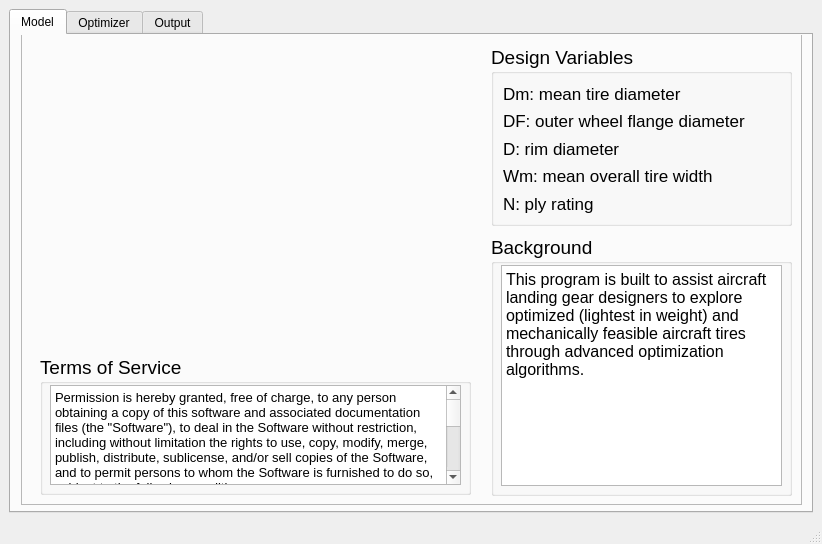
<?xml version="1.0" encoding="UTF-8"?>
<ui version="4.0">
 <class>MainWindow</class>
 <widget class="QMainWindow" name="MainWindow">
  <property name="geometry">
   <rect>
    <x>0</x>
    <y>0</y>
    <width>822</width>
    <height>544</height>
   </rect>
  </property>
  <property name="windowTitle">
   <string>MainWindow</string>
  </property>
  <widget class="QWidget" name="centralwidget">
   <layout class="QGridLayout" name="gridLayout">
    <item row="0" column="0">
     <widget class="QTabWidget" name="tabWidget">
      <property name="currentIndex">
       <number>0</number>
      </property>
      <widget class="QWidget" name="Model">
       <attribute name="title">
        <string>Model</string>
       </attribute>
       <widget class="QFrame" name="frame">
        <property name="geometry">
         <rect>
          <x>10</x>
          <y>-10</y>
          <width>781</width>
          <height>480</height>
         </rect>
        </property>
        <property name="frameShape">
         <enum>QFrame::StyledPanel</enum>
        </property>
        <property name="frameShadow">
         <enum>QFrame::Raised</enum>
        </property>
        <widget class="QGroupBox" name="groupBox">
         <property name="geometry">
          <rect>
           <x>470</x>
           <y>20</y>
           <width>301</width>
           <height>181</height>
          </rect>
         </property>
         <property name="font">
          <font>
           <pointsize>14</pointsize>
          </font>
         </property>
         <property name="title">
          <string>Design Variables</string>
         </property>
         <layout class="QVBoxLayout" name="verticalLayout_2">
          <item>
           <layout class="QVBoxLayout" name="verticalLayout">
            <item>
             <widget class="QLabel" name="label_12">
              <property name="font">
               <font>
                <pointsize>13</pointsize>
               </font>
              </property>
              <property name="text">
               <string>Dm: mean tire diameter</string>
              </property>
             </widget>
            </item>
            <item>
             <widget class="QLabel" name="label_13">
              <property name="font">
               <font>
                <pointsize>13</pointsize>
               </font>
              </property>
              <property name="text">
               <string>DF: outer wheel flange diameter</string>
              </property>
             </widget>
            </item>
            <item>
             <widget class="QLabel" name="label_14">
              <property name="font">
               <font>
                <pointsize>13</pointsize>
               </font>
              </property>
              <property name="text">
               <string>D: rim diameter</string>
              </property>
             </widget>
            </item>
            <item>
             <widget class="QLabel" name="label_15">
              <property name="font">
               <font>
                <pointsize>13</pointsize>
               </font>
              </property>
              <property name="text">
               <string>Wm: mean overall tire width</string>
              </property>
             </widget>
            </item>
            <item>
             <widget class="QLabel" name="label_16">
              <property name="font">
               <font>
                <pointsize>13</pointsize>
               </font>
              </property>
              <property name="text">
               <string>N: ply rating</string>
              </property>
             </widget>
            </item>
           </layout>
          </item>
         </layout>
        </widget>
        <widget class="QGroupBox" name="groupBox_8">
         <property name="geometry">
          <rect>
           <x>19</x>
           <y>330</y>
           <width>431</width>
           <height>140</height>
          </rect>
         </property>
         <property name="font">
          <font>
           <pointsize>14</pointsize>
          </font>
         </property>
         <property name="title">
          <string>Terms of Service</string>
         </property>
         <widget class="QTextBrowser" name="textBrowser_model_2">
          <property name="geometry">
           <rect>
            <x>10</x>
            <y>30</y>
            <width>411</width>
            <height>100</height>
           </rect>
          </property>
          <property name="font">
           <font>
            <pointsize>9</pointsize>
           </font>
          </property>
          <property name="frameShape">
           <enum>QFrame::StyledPanel</enum>
          </property>
          <property name="html">
           <string>&lt;!DOCTYPE HTML PUBLIC &quot;-//W3C//DTD HTML 4.0//EN&quot; &quot;http://www.w3.org/TR/REC-html40/strict.dtd&quot;&gt;
&lt;html&gt;&lt;head&gt;&lt;meta name=&quot;qrichtext&quot; content=&quot;1&quot; /&gt;&lt;style type=&quot;text/css&quot;&gt;
p, li { white-space: pre-wrap; }
&lt;/style&gt;&lt;/head&gt;&lt;body style=&quot; font-family:'MS Shell Dlg 2'; font-size:9pt; font-weight:400; font-style:normal;&quot;&gt;
&lt;p style=&quot; margin-top:0px; margin-bottom:0px; margin-left:0px; margin-right:0px; -qt-block-indent:0; text-indent:0px;&quot;&gt;&lt;span style=&quot; font-family:'.AppleSystemUIFont'; font-size:10pt;&quot;&gt;Permission is hereby granted, free of charge, to any person obtaining a copy of this software and associated documentation files (the &amp;quot;Software&amp;quot;), to deal in the Software without restriction, including without limitation the rights to use, copy, modify, merge, publish, distribute, sublicense, and/or sell copies of the Software, and to permit persons to whom the Software is furnished to do so, subject to the following conditions:&lt;/span&gt;&lt;/p&gt;
&lt;p style=&quot;-qt-paragraph-type:empty; margin-top:0px; margin-bottom:0px; margin-left:0px; margin-right:0px; -qt-block-indent:0; text-indent:0px; font-family:'.AppleSystemUIFont'; font-size:10pt;&quot;&gt;&lt;br /&gt;&lt;/p&gt;
&lt;p style=&quot; margin-top:0px; margin-bottom:0px; margin-left:0px; margin-right:0px; -qt-block-indent:0; text-indent:0px;&quot;&gt;&lt;span style=&quot; font-family:'.AppleSystemUIFont'; font-size:10pt;&quot;&gt;The above copyright notice and this permission notice shall be included in all copies or substantial portions of the Software.&lt;/span&gt;&lt;/p&gt;
&lt;p style=&quot;-qt-paragraph-type:empty; margin-top:0px; margin-bottom:0px; margin-left:0px; margin-right:0px; -qt-block-indent:0; text-indent:0px; font-family:'.AppleSystemUIFont'; font-size:10pt;&quot;&gt;&lt;br /&gt;&lt;/p&gt;
&lt;p style=&quot; margin-top:0px; margin-bottom:0px; margin-left:0px; margin-right:0px; -qt-block-indent:0; text-indent:0px;&quot;&gt;&lt;span style=&quot; font-family:'.AppleSystemUIFont'; font-size:10pt;&quot;&gt;THE SOFTWARE IS PROVIDED &amp;quot;AS IS&amp;quot;, WITHOUT WARRANTY OF ANY KIND, EXPRESS OR IMPLIED, INCLUDING BUT NOT LIMITED TO THE WARRANTIES OF MERCHANTABILITY, FITNESS FOR A PARTICULAR PURPOSE AND NONINFRINGEMENT. IN NO EVENT SHALL THE AUTHORS OR COPYRIGHT HOLDERS BE LIABLE FOR ANY CLAIM, DAMAGES OR OTHER LIABILITY, WHETHER IN AN ACTION OF CONTRACT, TORT OR OTHERWISE, ARISING FROM, OUT OF OR IN CONNECTION WITH THE SOFTWARE OR THE USE OR OTHER DEALINGS IN THE SOFTWARE.&lt;/span&gt;&lt;/p&gt;&lt;/body&gt;&lt;/html&gt;</string>
          </property>
         </widget>
        </widget>
        <widget class="QGroupBox" name="groupBox_12">
         <property name="geometry">
          <rect>
           <x>470</x>
           <y>210</y>
           <width>301</width>
           <height>261</height>
          </rect>
         </property>
         <property name="font">
          <font>
           <pointsize>14</pointsize>
          </font>
         </property>
         <property name="title">
          <string>Background</string>
         </property>
         <widget class="QTextBrowser" name="textBrowser_model">
          <property name="geometry">
           <rect>
            <x>10</x>
            <y>30</y>
            <width>281</width>
            <height>221</height>
           </rect>
          </property>
          <property name="font">
           <font>
            <pointsize>12</pointsize>
           </font>
          </property>
          <property name="frameShape">
           <enum>QFrame::StyledPanel</enum>
          </property>
          <property name="html">
           <string>&lt;!DOCTYPE HTML PUBLIC &quot;-//W3C//DTD HTML 4.0//EN&quot; &quot;http://www.w3.org/TR/REC-html40/strict.dtd&quot;&gt;
&lt;html&gt;&lt;head&gt;&lt;meta name=&quot;qrichtext&quot; content=&quot;1&quot; /&gt;&lt;style type=&quot;text/css&quot;&gt;
p, li { white-space: pre-wrap; }
&lt;/style&gt;&lt;/head&gt;&lt;body style=&quot; font-family:'MS Shell Dlg 2'; font-size:12pt; font-weight:400; font-style:normal;&quot;&gt;
&lt;p style=&quot; margin-top:0px; margin-bottom:0px; margin-left:0px; margin-right:0px; -qt-block-indent:0; text-indent:0px;&quot;&gt;This program is built to assist aircraft landing gear designers to explore optimized (lightest in weight) and mechanically feasible aircraft tires through advanced optimization algorithms. &lt;/p&gt;&lt;/body&gt;&lt;/html&gt;</string>
          </property>
         </widget>
        </widget>
        <widget class="QLabel" name="label_6">
         <property name="geometry">
          <rect>
           <x>20</x>
           <y>30</y>
           <width>421</width>
           <height>271</height>
          </rect>
         </property>
         <property name="text">
          <string/>
         </property>
         <property name="pixmap">
          <pixmap>assets/variables.png</pixmap>
         </property>
         <property name="scaledContents">
          <bool>true</bool>
         </property>
         <property name="alignment">
          <set>Qt::AlignCenter</set>
         </property>
        </widget>
        <zorder>groupBox_12</zorder>
        <zorder>groupBox</zorder>
        <zorder>groupBox_8</zorder>
        <zorder>label_6</zorder>
       </widget>
      </widget>
      <widget class="QWidget" name="Optimizer">
       <attribute name="title">
        <string>Optimizer</string>
       </attribute>
       <widget class="QGroupBox" name="groupBox_9">
        <property name="geometry">
         <rect>
          <x>370</x>
          <y>230</y>
          <width>410</width>
          <height>240</height>
         </rect>
        </property>
        <property name="font">
         <font>
          <pointsize>14</pointsize>
         </font>
        </property>
        <property name="title">
         <string>Optimization Scope</string>
        </property>
        <widget class="QTableWidget" name="tableWidget_2">
         <property name="geometry">
          <rect>
           <x>20</x>
           <y>30</y>
           <width>361</width>
           <height>203</height>
          </rect>
         </property>
         <property name="minimumSize">
          <size>
           <width>331</width>
           <height>0</height>
          </size>
         </property>
         <property name="font">
          <font>
           <pointsize>12</pointsize>
          </font>
         </property>
         <attribute name="horizontalHeaderCascadingSectionResizes">
          <bool>false</bool>
         </attribute>
         <attribute name="horizontalHeaderMinimumSectionSize">
          <number>160</number>
         </attribute>
         <attribute name="verticalHeaderDefaultSectionSize">
          <number>30</number>
         </attribute>
         <attribute name="verticalHeaderHighlightSections">
          <bool>true</bool>
         </attribute>
         <attribute name="verticalHeaderMinimumSectionSize">
          <number>32</number>
         </attribute>
         <row>
          <property name="text">
           <string>Dm</string>
          </property>
         </row>
         <row>
          <property name="text">
           <string>DF</string>
          </property>
         </row>
         <row>
          <property name="text">
           <string>D</string>
          </property>
         </row>
         <row>
          <property name="text">
           <string>Wm</string>
          </property>
         </row>
         <row>
          <property name="text">
           <string>N</string>
          </property>
         </row>
         <column>
          <property name="text">
           <string>Lower Bound</string>
          </property>
         </column>
         <column>
          <property name="text">
           <string>Upper Bound</string>
          </property>
         </column>
         <item row="0" column="0">
          <property name="text">
           <string>12</string>
          </property>
          <property name="textAlignment">
           <set>AlignCenter</set>
          </property>
         </item>
         <item row="0" column="1">
          <property name="text">
           <string>56</string>
          </property>
          <property name="textAlignment">
           <set>AlignCenter</set>
          </property>
         </item>
         <item row="1" column="0">
          <property name="text">
           <string>5</string>
          </property>
          <property name="textAlignment">
           <set>AlignCenter</set>
          </property>
         </item>
         <item row="1" column="1">
          <property name="text">
           <string>33</string>
          </property>
          <property name="textAlignment">
           <set>AlignCenter</set>
          </property>
         </item>
         <item row="2" column="0">
          <property name="text">
           <string>4</string>
          </property>
          <property name="textAlignment">
           <set>AlignCenter</set>
          </property>
         </item>
         <item row="2" column="1">
          <property name="text">
           <string>24</string>
          </property>
          <property name="textAlignment">
           <set>AlignCenter</set>
          </property>
         </item>
         <item row="3" column="0">
          <property name="text">
           <string>4</string>
          </property>
          <property name="textAlignment">
           <set>AlignCenter</set>
          </property>
         </item>
         <item row="3" column="1">
          <property name="text">
           <string>21</string>
          </property>
          <property name="textAlignment">
           <set>AlignCenter</set>
          </property>
         </item>
         <item row="4" column="0">
          <property name="text">
           <string>4</string>
          </property>
          <property name="textAlignment">
           <set>AlignCenter</set>
          </property>
         </item>
         <item row="4" column="1">
          <property name="text">
           <string>38</string>
          </property>
          <property name="textAlignment">
           <set>AlignCenter</set>
          </property>
         </item>
        </widget>
       </widget>
       <widget class="QGroupBox" name="groupBox_3">
        <property name="geometry">
         <rect>
          <x>10</x>
          <y>10</y>
          <width>351</width>
          <height>391</height>
         </rect>
        </property>
        <property name="font">
         <font>
          <pointsize>14</pointsize>
         </font>
        </property>
        <property name="title">
         <string>Optimizer Instruction</string>
        </property>
        <widget class="QTextBrowser" name="textBrowser">
         <property name="geometry">
          <rect>
           <x>10</x>
           <y>30</y>
           <width>331</width>
           <height>351</height>
          </rect>
         </property>
         <property name="frameShape">
          <enum>QFrame::StyledPanel</enum>
         </property>
         <property name="html">
          <string>&lt;!DOCTYPE HTML PUBLIC &quot;-//W3C//DTD HTML 4.0//EN&quot; &quot;http://www.w3.org/TR/REC-html40/strict.dtd&quot;&gt;
&lt;html&gt;&lt;head&gt;&lt;meta name=&quot;qrichtext&quot; content=&quot;1&quot; /&gt;&lt;style type=&quot;text/css&quot;&gt;
p, li { white-space: pre-wrap; }
&lt;/style&gt;&lt;/head&gt;&lt;body style=&quot; font-family:'MS Shell Dlg 2'; font-size:14pt; font-weight:400; font-style:normal;&quot;&gt;
&lt;p style=&quot; margin-top:0px; margin-bottom:0px; margin-left:0px; margin-right:0px; -qt-block-indent:0; text-indent:0px;&quot;&gt;&lt;span style=&quot; font-size:12pt;&quot;&gt;1. Select a unit system in &amp;quot;Optimization Parameter&amp;quot; section. &lt;/span&gt;&lt;/p&gt;
&lt;p style=&quot; margin-top:0px; margin-bottom:0px; margin-left:0px; margin-right:0px; -qt-block-indent:0; text-indent:0px;&quot;&gt;&lt;span style=&quot; font-size:12pt;&quot;&gt;2. Enter optimization requirements in the selected units. &lt;/span&gt;&lt;/p&gt;
&lt;p style=&quot; margin-top:0px; margin-bottom:0px; margin-left:0px; margin-right:0px; -qt-block-indent:0; text-indent:0px;&quot;&gt;&lt;span style=&quot; font-size:12pt;&quot;&gt;3. Modified the lower and upper bounds of the variables, if needed. &lt;/span&gt;&lt;/p&gt;
&lt;p style=&quot;-qt-paragraph-type:empty; margin-top:0px; margin-bottom:0px; margin-left:0px; margin-right:0px; -qt-block-indent:0; text-indent:0px; font-size:12pt;&quot;&gt;&lt;br /&gt;&lt;/p&gt;
&lt;p style=&quot; margin-top:0px; margin-bottom:0px; margin-left:0px; margin-right:0px; -qt-block-indent:0; text-indent:0px;&quot;&gt;&lt;span style=&quot; font-size:12pt;&quot;&gt;Note: changing the optimization scope may result in failure of optimization. &lt;/span&gt;&lt;/p&gt;&lt;/body&gt;&lt;/html&gt;</string>
         </property>
         <property name="tabStopWidth">
          <number>79</number>
         </property>
        </widget>
       </widget>
       <widget class="QPushButton" name="pushButton">
        <property name="geometry">
         <rect>
          <x>100</x>
          <y>420</y>
          <width>171</width>
          <height>41</height>
         </rect>
        </property>
        <property name="font">
         <font>
          <pointsize>14</pointsize>
         </font>
        </property>
        <property name="text">
         <string>Run Optimizer</string>
        </property>
       </widget>
       <widget class="QTabWidget" name="tabWidget_2">
        <property name="geometry">
         <rect>
          <x>370</x>
          <y>10</y>
          <width>411</width>
          <height>211</height>
         </rect>
        </property>
        <property name="tabPosition">
         <enum>QTabWidget::East</enum>
        </property>
        <property name="currentIndex">
         <number>0</number>
        </property>
        <widget class="QWidget" name="tab">
         <attribute name="title">
          <string>Imperial</string>
         </attribute>
         <widget class="QGroupBox" name="groupBox_14">
          <property name="geometry">
           <rect>
            <x>0</x>
            <y>0</y>
            <width>399</width>
            <height>207</height>
           </rect>
          </property>
          <property name="font">
           <font>
            <pointsize>14</pointsize>
           </font>
          </property>
          <property name="title">
           <string>Optimization Parameter</string>
          </property>
          <widget class="QLabel" name="label_23">
           <property name="geometry">
            <rect>
             <x>10</x>
             <y>35</y>
             <width>157</width>
             <height>20</height>
            </rect>
           </property>
           <property name="font">
            <font>
             <pointsize>12</pointsize>
            </font>
           </property>
           <property name="text">
            <string>Loading Capacity [lbs]</string>
           </property>
          </widget>
          <widget class="QSpinBox" name="LmReq_3">
           <property name="geometry">
            <rect>
             <x>216</x>
             <y>35</y>
             <width>161</width>
             <height>24</height>
            </rect>
           </property>
           <property name="font">
            <font>
             <pointsize>12</pointsize>
            </font>
           </property>
           <property name="minimum">
            <number>2000</number>
           </property>
           <property name="maximum">
            <number>89000</number>
           </property>
           <property name="singleStep">
            <number>1000</number>
           </property>
           <property name="value">
            <number>36000</number>
           </property>
           <property name="displayIntegerBase">
            <number>10</number>
           </property>
          </widget>
          <widget class="QLabel" name="label_24">
           <property name="geometry">
            <rect>
             <x>10</x>
             <y>67</y>
             <width>137</width>
             <height>20</height>
            </rect>
           </property>
           <property name="font">
            <font>
             <pointsize>12</pointsize>
            </font>
           </property>
           <property name="text">
            <string>Speed Index [mph]</string>
           </property>
          </widget>
          <widget class="QSpinBox" name="SiReq_3">
           <property name="geometry">
            <rect>
             <x>216</x>
             <y>67</y>
             <width>161</width>
             <height>24</height>
            </rect>
           </property>
           <property name="font">
            <font>
             <pointsize>12</pointsize>
            </font>
           </property>
           <property name="maximum">
            <number>350</number>
           </property>
           <property name="singleStep">
            <number>10</number>
           </property>
           <property name="value">
            <number>200</number>
           </property>
          </widget>
          <widget class="QLabel" name="label_25">
           <property name="geometry">
            <rect>
             <x>10</x>
             <y>99</y>
             <width>200</width>
             <height>20</height>
            </rect>
           </property>
           <property name="font">
            <font>
             <pointsize>12</pointsize>
            </font>
           </property>
           <property name="text">
            <string>Max. Inflation Pressure [psi]</string>
           </property>
          </widget>
          <widget class="QSpinBox" name="Pmax_3">
           <property name="geometry">
            <rect>
             <x>216</x>
             <y>99</y>
             <width>161</width>
             <height>24</height>
            </rect>
           </property>
           <property name="font">
            <font>
             <pointsize>12</pointsize>
            </font>
           </property>
           <property name="maximum">
            <number>500</number>
           </property>
           <property name="singleStep">
            <number>50</number>
           </property>
           <property name="value">
            <number>300</number>
           </property>
          </widget>
          <widget class="QLabel" name="label_26">
           <property name="geometry">
            <rect>
             <x>10</x>
             <y>131</y>
             <width>171</width>
             <height>20</height>
            </rect>
           </property>
           <property name="font">
            <font>
             <pointsize>12</pointsize>
            </font>
           </property>
           <property name="text">
            <string>Aspect Ratio (min, max)</string>
           </property>
          </widget>
          <widget class="QDoubleSpinBox" name="doubleSpinBox_5">
           <property name="geometry">
            <rect>
             <x>216</x>
             <y>131</y>
             <width>81</width>
             <height>24</height>
            </rect>
           </property>
           <property name="font">
            <font>
             <pointsize>12</pointsize>
            </font>
           </property>
           <property name="minimum">
            <double>0.500000000000000</double>
           </property>
           <property name="maximum">
            <double>1.000000000000000</double>
           </property>
           <property name="singleStep">
            <double>0.050000000000000</double>
           </property>
          </widget>
          <widget class="QDoubleSpinBox" name="doubleSpinBox_6">
           <property name="geometry">
            <rect>
             <x>306</x>
             <y>131</y>
             <width>71</width>
             <height>24</height>
            </rect>
           </property>
           <property name="font">
            <font>
             <pointsize>12</pointsize>
            </font>
           </property>
           <property name="minimum">
            <double>0.500000000000000</double>
           </property>
           <property name="maximum">
            <double>1.000000000000000</double>
           </property>
           <property name="singleStep">
            <double>0.050000000000000</double>
           </property>
           <property name="value">
            <double>1.000000000000000</double>
           </property>
          </widget>
          <widget class="QLabel" name="label_27">
           <property name="geometry">
            <rect>
             <x>10</x>
             <y>163</y>
             <width>69</width>
             <height>20</height>
            </rect>
           </property>
           <property name="font">
            <font>
             <pointsize>12</pointsize>
            </font>
           </property>
           <property name="text">
            <string>Tolerance</string>
           </property>
          </widget>
          <widget class="QComboBox" name="comboBox_6">
           <property name="geometry">
            <rect>
             <x>216</x>
             <y>163</y>
             <width>161</width>
             <height>25</height>
            </rect>
           </property>
           <property name="font">
            <font>
             <pointsize>12</pointsize>
            </font>
           </property>
           <property name="currentText">
            <string>1e-4</string>
           </property>
           <item>
            <property name="text">
             <string>1e-4</string>
            </property>
           </item>
           <item>
            <property name="text">
             <string>1e-5</string>
            </property>
           </item>
           <item>
            <property name="text">
             <string>1e-6</string>
            </property>
           </item>
          </widget>
         </widget>
        </widget>
        <widget class="QWidget" name="tab_2">
         <attribute name="title">
          <string>Metric</string>
         </attribute>
         <widget class="QGroupBox" name="groupBox_13">
          <property name="geometry">
           <rect>
            <x>0</x>
            <y>0</y>
            <width>399</width>
            <height>207</height>
           </rect>
          </property>
          <property name="font">
           <font>
            <pointsize>14</pointsize>
           </font>
          </property>
          <property name="title">
           <string>Optimization Parameter</string>
          </property>
          <widget class="QLabel" name="label_18">
           <property name="geometry">
            <rect>
             <x>10</x>
             <y>35</y>
             <width>157</width>
             <height>20</height>
            </rect>
           </property>
           <property name="font">
            <font>
             <pointsize>12</pointsize>
            </font>
           </property>
           <property name="text">
            <string>Loading Capacity [kN]</string>
           </property>
          </widget>
          <widget class="QSpinBox" name="LmReq_2">
           <property name="geometry">
            <rect>
             <x>216</x>
             <y>35</y>
             <width>161</width>
             <height>24</height>
            </rect>
           </property>
           <property name="font">
            <font>
             <pointsize>12</pointsize>
            </font>
           </property>
           <property name="minimum">
            <number>8</number>
           </property>
           <property name="maximum">
            <number>400</number>
           </property>
           <property name="singleStep">
            <number>10</number>
           </property>
           <property name="value">
            <number>160</number>
           </property>
           <property name="displayIntegerBase">
            <number>10</number>
           </property>
          </widget>
          <widget class="QLabel" name="label_19">
           <property name="geometry">
            <rect>
             <x>10</x>
             <y>67</y>
             <width>151</width>
             <height>20</height>
            </rect>
           </property>
           <property name="font">
            <font>
             <pointsize>12</pointsize>
            </font>
           </property>
           <property name="text">
            <string>Speed Index [km/h]</string>
           </property>
          </widget>
          <widget class="QSpinBox" name="SiReq_2">
           <property name="geometry">
            <rect>
             <x>216</x>
             <y>67</y>
             <width>161</width>
             <height>24</height>
            </rect>
           </property>
           <property name="font">
            <font>
             <pointsize>12</pointsize>
            </font>
           </property>
           <property name="maximum">
            <number>570</number>
           </property>
           <property name="singleStep">
            <number>50</number>
           </property>
           <property name="value">
            <number>320</number>
           </property>
          </widget>
          <widget class="QLabel" name="label_20">
           <property name="geometry">
            <rect>
             <x>10</x>
             <y>99</y>
             <width>200</width>
             <height>20</height>
            </rect>
           </property>
           <property name="font">
            <font>
             <pointsize>11</pointsize>
            </font>
           </property>
           <property name="text">
            <string>Max. Inflation Pressure [MPa]</string>
           </property>
          </widget>
          <widget class="QSpinBox" name="Pmax_2">
           <property name="geometry">
            <rect>
             <x>216</x>
             <y>99</y>
             <width>161</width>
             <height>24</height>
            </rect>
           </property>
           <property name="font">
            <font>
             <pointsize>12</pointsize>
            </font>
           </property>
           <property name="maximum">
            <number>3500</number>
           </property>
           <property name="singleStep">
            <number>100</number>
           </property>
           <property name="value">
            <number>2000</number>
           </property>
          </widget>
          <widget class="QLabel" name="label_21">
           <property name="geometry">
            <rect>
             <x>10</x>
             <y>131</y>
             <width>171</width>
             <height>20</height>
            </rect>
           </property>
           <property name="font">
            <font>
             <pointsize>12</pointsize>
            </font>
           </property>
           <property name="text">
            <string>Aspect Ratio (min, max)</string>
           </property>
          </widget>
          <widget class="QDoubleSpinBox" name="doubleSpinBox_3">
           <property name="geometry">
            <rect>
             <x>216</x>
             <y>131</y>
             <width>81</width>
             <height>24</height>
            </rect>
           </property>
           <property name="font">
            <font>
             <pointsize>12</pointsize>
            </font>
           </property>
           <property name="minimum">
            <double>0.500000000000000</double>
           </property>
           <property name="maximum">
            <double>1.000000000000000</double>
           </property>
           <property name="singleStep">
            <double>0.050000000000000</double>
           </property>
          </widget>
          <widget class="QDoubleSpinBox" name="doubleSpinBox_4">
           <property name="geometry">
            <rect>
             <x>306</x>
             <y>131</y>
             <width>71</width>
             <height>24</height>
            </rect>
           </property>
           <property name="font">
            <font>
             <pointsize>12</pointsize>
            </font>
           </property>
           <property name="minimum">
            <double>0.500000000000000</double>
           </property>
           <property name="maximum">
            <double>1.000000000000000</double>
           </property>
           <property name="singleStep">
            <double>0.050000000000000</double>
           </property>
           <property name="value">
            <double>1.000000000000000</double>
           </property>
          </widget>
          <widget class="QLabel" name="label_22">
           <property name="geometry">
            <rect>
             <x>10</x>
             <y>163</y>
             <width>69</width>
             <height>20</height>
            </rect>
           </property>
           <property name="font">
            <font>
             <pointsize>12</pointsize>
            </font>
           </property>
           <property name="text">
            <string>Tolerance</string>
           </property>
          </widget>
          <widget class="QComboBox" name="comboBox_5">
           <property name="geometry">
            <rect>
             <x>216</x>
             <y>163</y>
             <width>161</width>
             <height>25</height>
            </rect>
           </property>
           <property name="font">
            <font>
             <pointsize>12</pointsize>
            </font>
           </property>
           <property name="currentText">
            <string>1e-4</string>
           </property>
           <item>
            <property name="text">
             <string>1e-4</string>
            </property>
           </item>
           <item>
            <property name="text">
             <string>1e-5</string>
            </property>
           </item>
           <item>
            <property name="text">
             <string>1e-6</string>
            </property>
           </item>
          </widget>
         </widget>
        </widget>
       </widget>
      </widget>
      <widget class="QWidget" name="Output">
       <attribute name="title">
        <string>Output</string>
       </attribute>
       <widget class="QGroupBox" name="groupBox_4">
        <property name="geometry">
         <rect>
          <x>10</x>
          <y>10</y>
          <width>251</width>
          <height>461</height>
         </rect>
        </property>
        <property name="font">
         <font>
          <pointsize>14</pointsize>
         </font>
        </property>
        <property name="title">
         <string>Optimizer Description</string>
        </property>
        <widget class="QTextBrowser" name="textBrowser_2">
         <property name="geometry">
          <rect>
           <x>10</x>
           <y>29</y>
           <width>231</width>
           <height>421</height>
          </rect>
         </property>
         <property name="font">
          <font>
           <pointsize>10</pointsize>
          </font>
         </property>
         <property name="html">
          <string>&lt;!DOCTYPE HTML PUBLIC &quot;-//W3C//DTD HTML 4.0//EN&quot; &quot;http://www.w3.org/TR/REC-html40/strict.dtd&quot;&gt;
&lt;html&gt;&lt;head&gt;&lt;meta name=&quot;qrichtext&quot; content=&quot;1&quot; /&gt;&lt;style type=&quot;text/css&quot;&gt;
p, li { white-space: pre-wrap; }
&lt;/style&gt;&lt;/head&gt;&lt;body style=&quot; font-family:'MS Shell Dlg 2'; font-size:10pt; font-weight:400; font-style:normal;&quot;&gt;
&lt;p style=&quot; margin-top:0px; margin-bottom:0px; margin-left:0px; margin-right:0px; -qt-block-indent:0; text-indent:0px;&quot;&gt;&lt;span style=&quot; font-family:'.AppleSystemUIFont'; font-size:12pt;&quot;&gt;Please first run the optimizer in the &amp;quot;Optimizer&amp;quot; page. &lt;/span&gt;&lt;/p&gt;&lt;/body&gt;&lt;/html&gt;</string>
         </property>
        </widget>
       </widget>
       <widget class="QPushButton" name="pushButton_2">
        <property name="geometry">
         <rect>
          <x>460</x>
          <y>430</y>
          <width>130</width>
          <height>35</height>
         </rect>
        </property>
        <property name="font">
         <font>
          <pointsize>12</pointsize>
         </font>
        </property>
        <property name="text">
         <string>Save to CSV</string>
        </property>
       </widget>
       <widget class="QGroupBox" name="groupBox_11">
        <property name="geometry">
         <rect>
          <x>270</x>
          <y>10</y>
          <width>521</width>
          <height>361</height>
         </rect>
        </property>
        <property name="font">
         <font>
          <pointsize>14</pointsize>
         </font>
        </property>
        <property name="title">
         <string>Optimization Output</string>
        </property>
        <widget class="QTableWidget" name="tableWidget_3">
         <property name="geometry">
          <rect>
           <x>10</x>
           <y>30</y>
           <width>501</width>
           <height>331</height>
          </rect>
         </property>
         <property name="minimumSize">
          <size>
           <width>331</width>
           <height>0</height>
          </size>
         </property>
         <property name="font">
          <font>
           <pointsize>10</pointsize>
          </font>
         </property>
         <property name="editTriggers">
          <set>QAbstractItemView::NoEditTriggers</set>
         </property>
         <property name="sortingEnabled">
          <bool>false</bool>
         </property>
         <attribute name="horizontalHeaderCascadingSectionResizes">
          <bool>true</bool>
         </attribute>
         <attribute name="horizontalHeaderShowSortIndicator" stdset="0">
          <bool>false</bool>
         </attribute>
         <attribute name="verticalHeaderCascadingSectionResizes">
          <bool>true</bool>
         </attribute>
         <row>
          <property name="text">
           <string>Dm [in]</string>
          </property>
         </row>
         <row>
          <property name="text">
           <string>DF [in]</string>
          </property>
         </row>
         <row>
          <property name="text">
           <string>D [in]</string>
          </property>
         </row>
         <row>
          <property name="text">
           <string>Wm [in]</string>
          </property>
         </row>
         <row>
          <property name="text">
           <string>N</string>
          </property>
         </row>
         <row>
          <property name="text">
           <string>Aspect Ratio</string>
          </property>
         </row>
         <row>
          <property name="text">
           <string>Loading Capacity [lbs]</string>
          </property>
         </row>
         <row>
          <property name="text">
           <string>Inflation Pressure [psi]</string>
          </property>
         </row>
         <row>
          <property name="text">
           <string>Est. Tire Mass [kg]</string>
          </property>
         </row>
         <column>
          <property name="text">
           <string>Optimizer</string>
          </property>
         </column>
         <column>
          <property name="text">
           <string>Standardized*</string>
          </property>
         </column>
         <column>
          <property name="text">
           <string>Michelin**</string>
          </property>
         </column>
         <column>
          <property name="text">
           <string>Goodyear**</string>
          </property>
         </column>
         <item row="0" column="0">
          <property name="text">
           <string/>
          </property>
         </item>
        </widget>
       </widget>
       <widget class="QLabel" name="label_17">
        <property name="geometry">
         <rect>
          <x>280</x>
          <y>370</y>
          <width>501</width>
          <height>41</height>
         </rect>
        </property>
        <property name="text">
         <string>* Optimizer output dimensions standardized per TRA design guideline with performance recomputed. Satisfaction of requirements are not guaranteed.</string>
        </property>
        <property name="textFormat">
         <enum>Qt::AutoText</enum>
        </property>
        <property name="scaledContents">
         <bool>false</bool>
        </property>
        <property name="alignment">
         <set>Qt::AlignLeading|Qt::AlignLeft|Qt::AlignVCenter</set>
        </property>
        <property name="wordWrap">
         <bool>true</bool>
        </property>
       </widget>
       <widget class="QLabel" name="label_28">
        <property name="geometry">
         <rect>
          <x>280</x>
          <y>400</y>
          <width>501</width>
          <height>31</height>
         </rect>
        </property>
        <property name="text">
         <string>** Lightest tires chosen from published manufacturer databook with requirements satisfied. </string>
        </property>
        <property name="textFormat">
         <enum>Qt::AutoText</enum>
        </property>
        <property name="scaledContents">
         <bool>false</bool>
        </property>
        <property name="alignment">
         <set>Qt::AlignLeading|Qt::AlignLeft|Qt::AlignVCenter</set>
        </property>
        <property name="wordWrap">
         <bool>true</bool>
        </property>
       </widget>
      </widget>
     </widget>
    </item>
   </layout>
  </widget>
  <widget class="QStatusBar" name="statusbar"/>
 </widget>
 <resources/>
 <connections/>
</ui>
